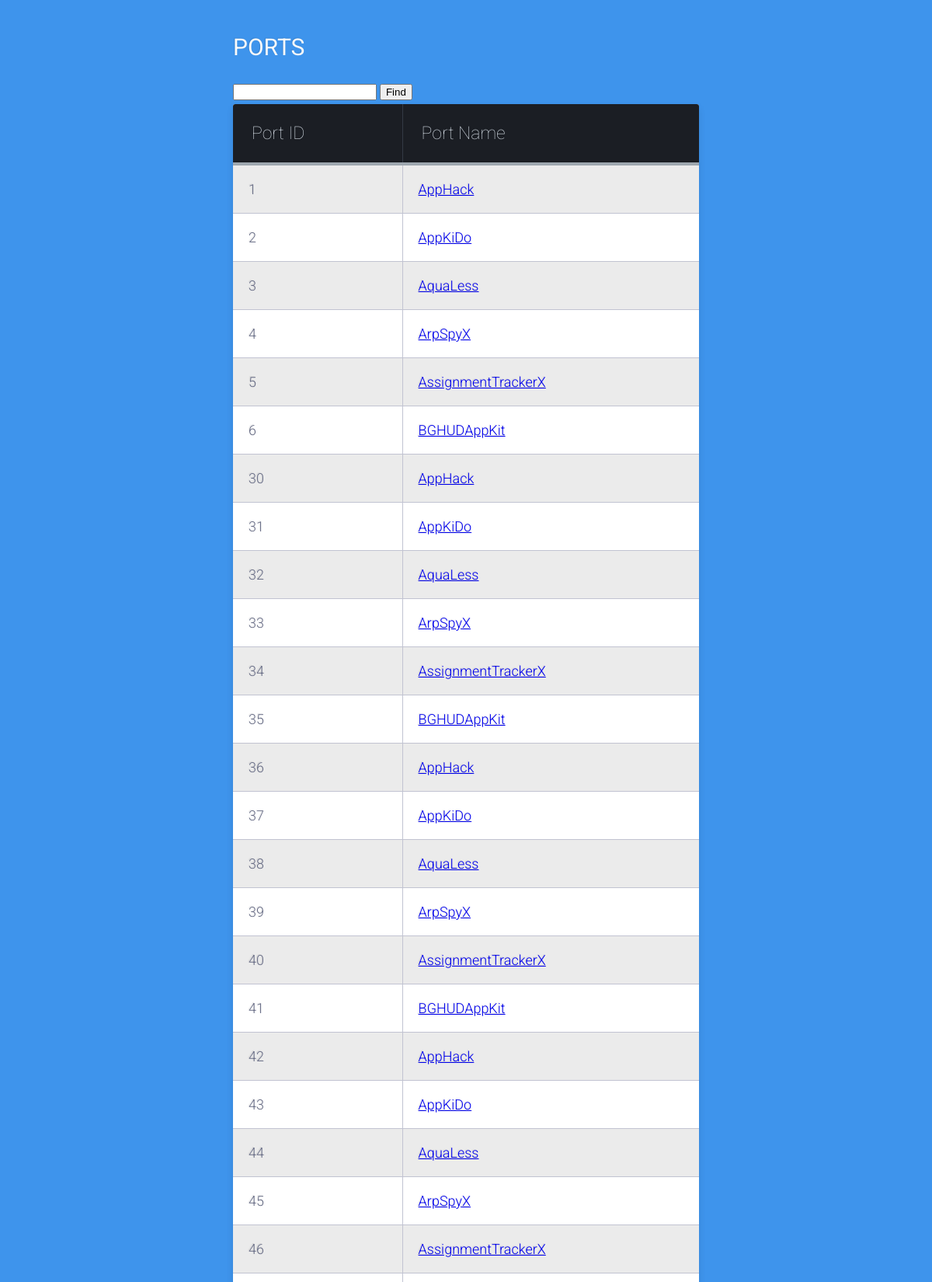
/port/ (upper part), run on the app's committed database.
### port/models.py (models this page shows, shortened)
class Port(models.Model):
    portid = models.IntegerField(primary_key=True)
    portname = models.TextField()
    description = models.TextField()
    variant = models.TextField()
    portdir = models.TextField()

### port/templates/port/portmain.html (shortened to what this page needs)
<!DOCTYPE html>
<html lang="en">
<head>
</head>
<body>
    {% block content %}
    <div class="table-title">
        <h3>Ports</h3>
        <form method="POST" action="/port/search/">
            <input type="text" name="textfield">
            <button type="submit">Find</button>
        </form>
    </div>
    <table class="table-fill">
        <thead>
            <tr>
                <th class="text-left">Port ID</th>
                <th class="text-left">Port Name </th>
            </tr>
        </thead>
        <tbody class="table-hover">
            {% for port in object_list %}
            <tr>
                <td class="text-left">{{ port.portid }}</td>
                <td class="text-left"><a href="/port/{{ port.portid }}"> {{ port.portname }}</a></td>
            </tr>
            {% endfor %}
        </tbody>
    </table>
    {% endblock %}
</body>
</html>

### port/templates/port/portmain.html (style rules this page uses)
body { background-color: #3e94ec; font-family: "Roboto", helvetica, arial, sans-serif; font-size: 16px; font-weight: 400; text-rendering: optimizeLegibility; }
div.table-title { display: block; margin: auto; max-width: 600px; padding: 5px; width: 100%; }
.table-title h3 { color: #fafafa; font-size: 30px; font-weight: 400; font-style: normal; font-family: "Roboto", helvetica, arial, sans-serif; text-shadow: -1px -1px 1px rgba(0, 0, 0, 0.1); text-transform: uppercase; }
.table-fill { background: white; border-radius: 3px; border-collapse: collapse; height: 320px; margin: auto; max-width: 600px; padding: 5px; width: 100%; box-shadow: 0 5px 10px rgba(0, 0, 0, 0.1); animation: float 5s infinite; }
th { color: #D5DDE5; ; background: #1b1e24; border-bottom: 4px solid #9ea7af; border-right: 1px solid #343a45; font-size: 23px; font-weight: 100; padding: 24px; text-align: left; text-shadow: 0 1px 1px rgba(0, 0, 0, 0.1); vertical-align: middle; }
th:first-child { border-top-left-radius: 3px; }
th:last-child { border-top-right-radius: 3px; border-right: none; }
tr { border-top: 1px solid #C1C3D1; border-bottom-: 1px solid #C1C3D1; color: #666B85; font-size: 16px; font-weight: normal; text-shadow: 0 1px 1px rgba(256, 256, 256, 0.1); }
tr:first-child { border-top: none; }
tr:last-child { border-bottom: none; }
tr:nth-child(odd) td { background: #EBEBEB; }
td { background: #FFFFFF; padding: 20px; text-align: left; vertical-align: middle; font-weight: 300; font-size: 18px; text-shadow: -1px -1px 1px rgba(0, 0, 0, 0.1); border-right: 1px solid #C1C3D1; }
td:last-child { border-right: 0px; }
th.text-left { text-align: left; }
td.text-left { text-align: left; }

### data on the page
Port: portid "1", portname "AppHack"
Port: portid "2", portname "AppKiDo"
Port: portid "3", portname "AquaLess"
Port: portid "4", portname "ArpSpyX"
Port: portid "5", portname "AssignmentTrackerX"
Port: portid "6", portname "BGHUDAppKit"
Port: portid "30", portname "AppHack"
Port: portid "31", portname "AppKiDo"
Port: portid "32", portname "AquaLess"
Port: portid "33", portname "ArpSpyX"
Port: portid "34", portname "AssignmentTrackerX"
Port: portid "35", portname "BGHUDAppKit"
Port: portid "36", portname "AppHack"
Port: portid "37", portname "AppKiDo"
Port: portid "38", portname "AquaLess"
Port: portid "39", portname "ArpSpyX"
Port: portid "40", portname "AssignmentTrackerX"
Port: portid "41", portname "BGHUDAppKit"
Port: portid "42", portname "AppHack"
Port: portid "43", portname "AppKiDo"
Port: portid "44", portname "AquaLess"
Port: portid "45", portname "ArpSpyX"
Port: portid "46", portname "AssignmentTrackerX"
